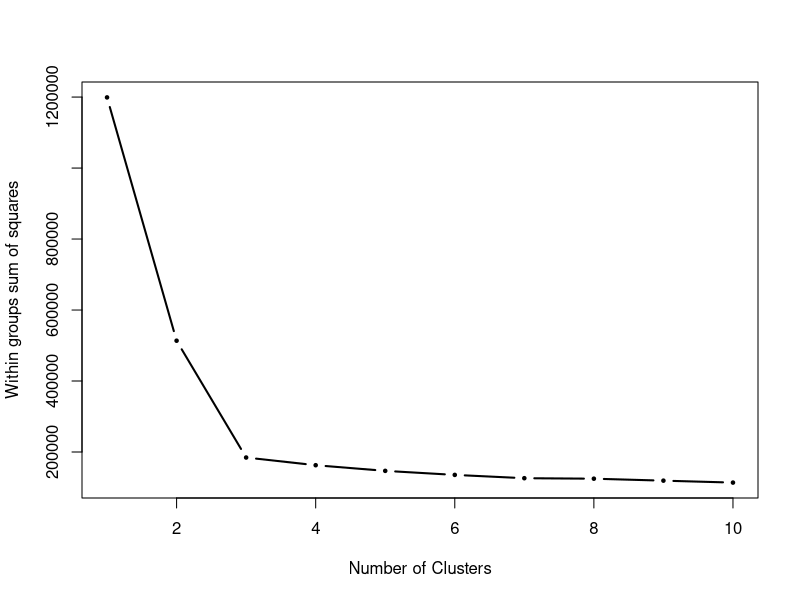
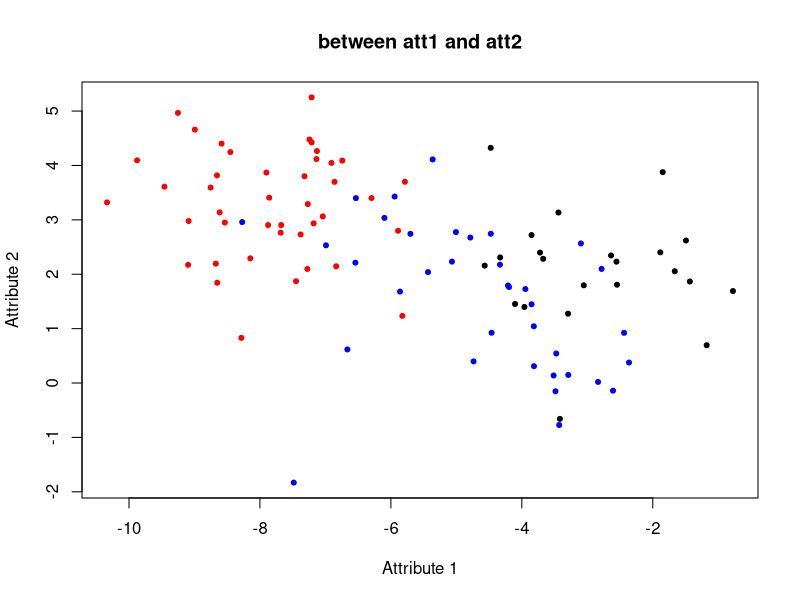
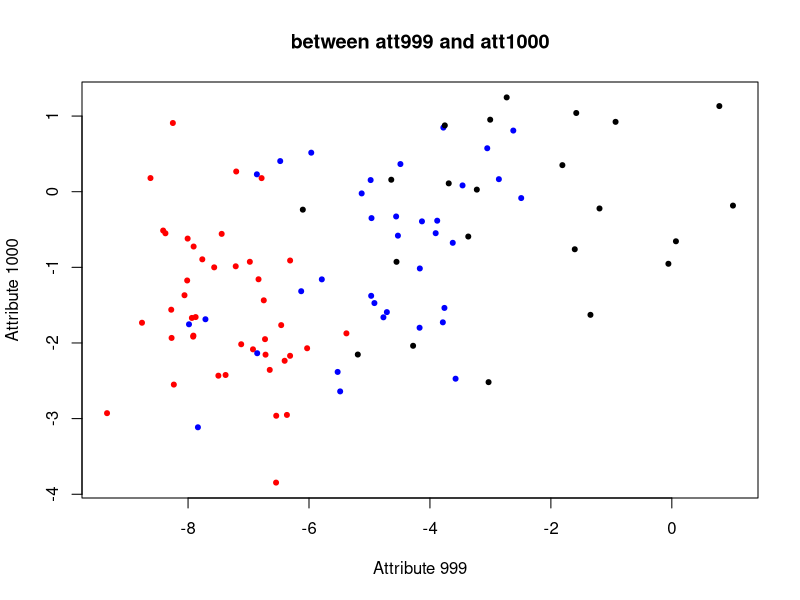
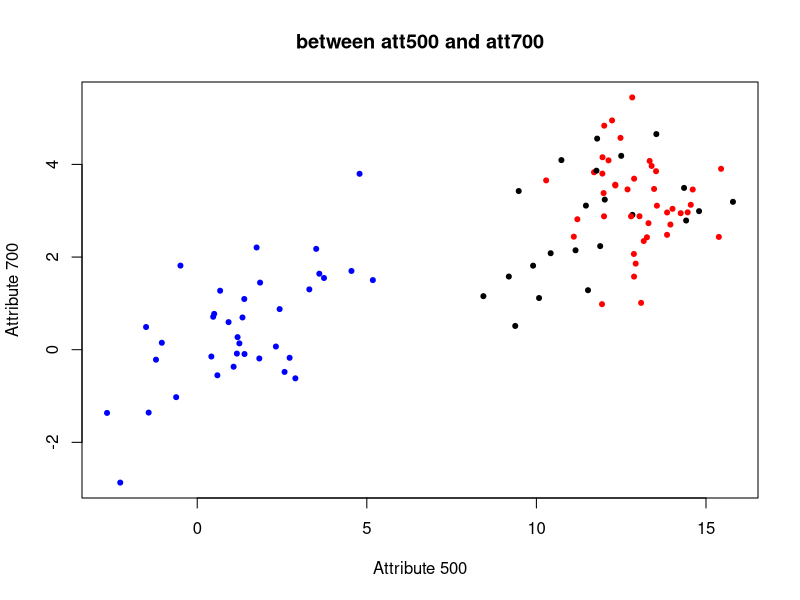

These figures' R source, in order:
## ---- chunk 1
knitr::opts_chunk$set(echo = TRUE)
## ---- chunk 2
n_rows = 1000
n_cols = 100

k=3
x_mus = c(0,5,5)
x_sds = c(1,0.1,1)
y_mus = c(5,5,0)
y_sds = c(1,0.1,1)
prop1 = c(0.3,0.5,0.2)

comp1 <- sample(seq_len(k), prob=prop1, size=n_cols, replace=TRUE)
samples1 <- cbind(rnorm(n=n_cols, mean=x_mus[comp1],sd=x_sds[comp1]),
                  rnorm(n=n_cols, mean=y_mus[comp1],sd=y_sds[comp1]))

options(max.print = 10000000)
proj <- matrix(rnorm(n_rows* n_cols), nrow=n_rows, ncol=2)
A1 <- samples1 %*% t(proj)
A1 <- A1 + rnorm(n_rows*n_cols)

K1 <- kmeans(A1, centers = 3, nstart = 50)
tot_wss <- K1$withinss
cluster1 <- K1$cluster
tot_cluster <- mclust::adjustedRandIndex(cluster1, comp1)
## ---- chunk 3
sum_wss <- 0
for(j in 1:10) {
  K1 <- kmeans(A1, centers = j, nstart = 50)
  sum_wss[j] = sum(K1$withinss)
}
plot(1:10, sum_wss, type = "b", xlab = "Number of Clusters", ylab = "Within groups sum of squares",col= "black", pch = 20, cex = 0.5, lty = "solid", lwd = 2)
## ---- chunk 4
for(i in 2:100) {
  comp1 <- sample(seq_len(k), prob=prop1, size=n_cols, replace=TRUE)
  samples1 <- cbind(rnorm(n=n_cols, mean=x_mus[comp1],sd=x_sds[comp1]),
                    rnorm(n=n_cols, mean=y_mus[comp1],sd=y_sds[comp1]))
  
  options(max.print = 10000000)
  proj <- matrix(rnorm(n_rows* n_cols), nrow=n_rows, ncol=2)
  A2 <- samples1 %*% t(proj)
  A2 <- A2 + rnorm(n_rows*n_cols)

  K2 <- kmeans(A2, centers = 3, nstart = 50)
  tot_wss <- rbind(tot_wss, K2$withinss)
  tot_cluster <- rbind(tot_cluster, mclust::adjustedRandIndex(K2$cluster, comp1))
}
print(tot_wss)
## ---- chunk 5
print(tot_cluster)
## ---- chunk 6
palette <- 0
for(i in 1:100) {
  if(cluster1[i] == 1) {
    palette[i] = "black"
  } else if(cluster1[i] == 2) {
    palette[i] = "red"
  } else {
    palette[i] = "blue"
  }
}

#plot dim1 and dim2 based on clustering
att1 <- A1[,1]
att2 <- A1[,2]
plot(att1, att2, main="between att1 and att2", xlab="Attribute 1", ylab="Attribute 2", pch=20, col=palette)
## ---- chunk 7
#plot dim999 and dim1000 based on clustering
att999 <- A1[,999]
att1000 <- A1[,1000]
plot(att999, att1000, main="between att999 and att1000", xlab="Attribute 999", ylab="Attribute 1000", pch=20, col=palette)
## ---- chunk 8
#plot dim500 and dim700 based on clustering
att500 <- A1[,500]
att700 <- A1[,700]
plot(att500, att700, main="between att500 and att700", xlab="Attribute 500", ylab="Attribute 700", pch=20, col=palette)
